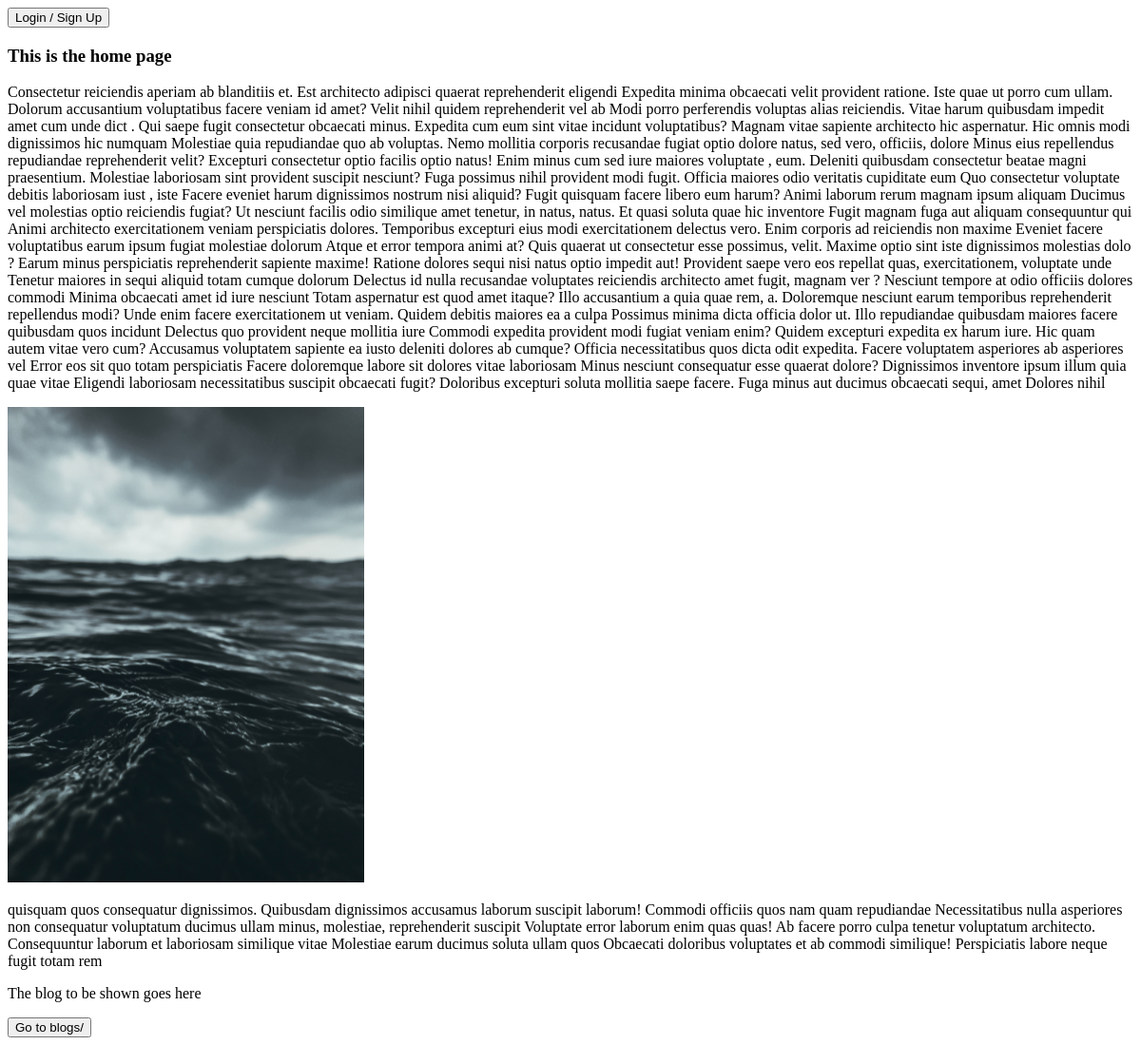
The app's page /, older data.
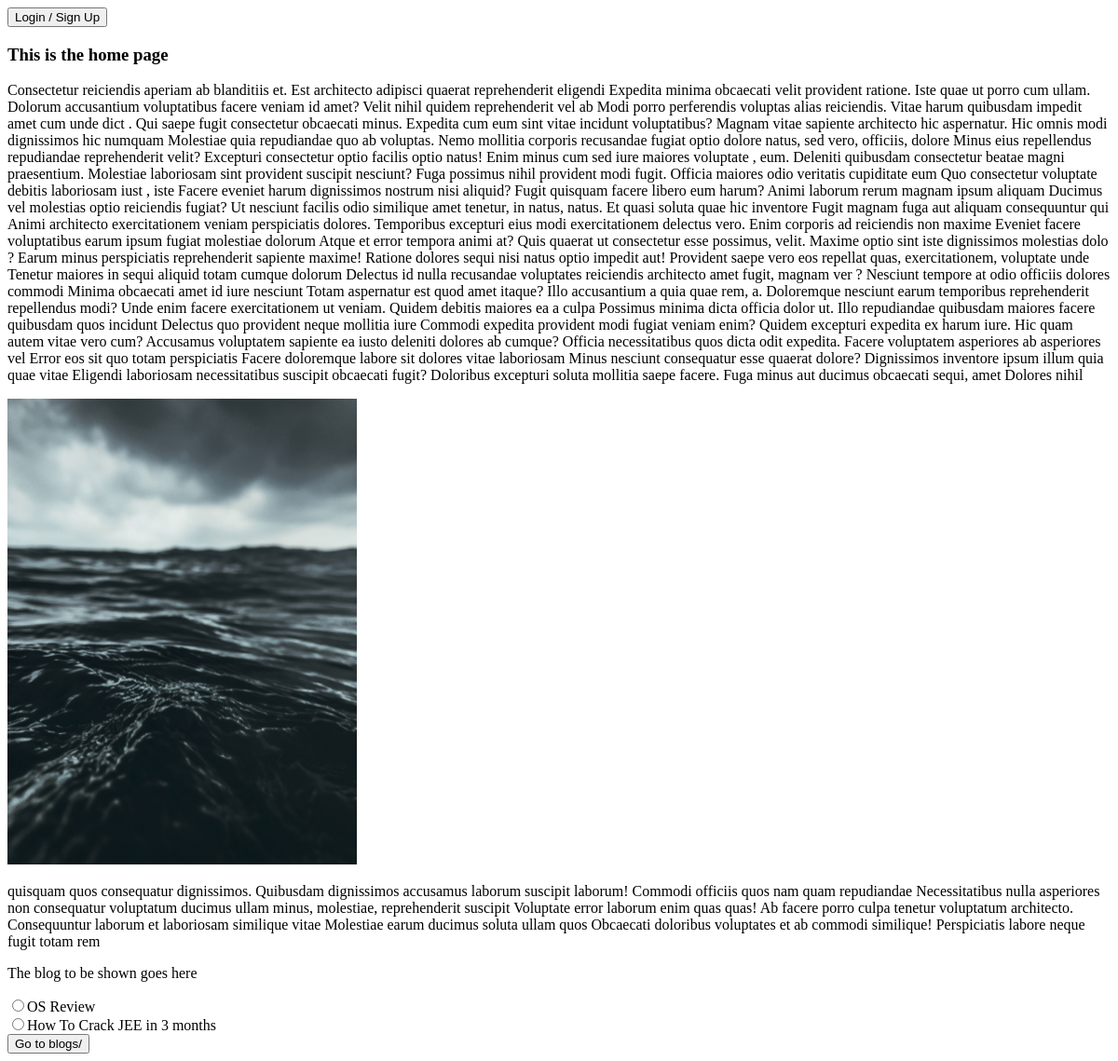
The same page, newer data.
### blogs/models.py (models this page shows)
class article(models.Model):
    name = models.CharField(max_length=300, default="origin_13_jan_2022")
    title = models.CharField(max_length=122)
    content = models.CharField(max_length=9_00_000)
    date_posted = models.DateField()

### blogs/views.py (the view)
# urls.py: path('', views.index, name = 'index'),
def index(request):
    blog_heads = []
    blog_data = article.objects.all()
    for article_row in blog_data:
        blog_heads.append((article_row.title, article_row.name))
    if request.user.is_authenticated:
        context = user_fetchcontextinator(request.user.username)
        context['blog_heads'] = blog_heads
        return render(request, "index.html", context = context)
    else:
        loggedin = False
        return render(request, "index.html", {"blog_heads" : blog_heads, "loggedin" : loggedin})

### templates/index.html (shortened to what this page needs)
{% extends 'basic_elements.html' %}
{% block body %}
<h3>
    This is the home page
</h3>
<p>
    Consectetur reiciendis aperiam ab blanditiis et. Est architecto adipisci quaerat
reprehenderit eligendi Expedita minima obcaecati velit provident ratione.
Iste quae ut porro cum ullam. Dolorum accusantium voluptatibus facere veniam
id amet? Velit nihil quidem reprehenderit vel ab Modi porro perferendis
voluptas alias reiciendis. Vitae harum quibusdam impedit amet cum unde dict
. Qui saepe fugit consectetur obcaecati minus. Expedita cum eum sint
vitae incidunt voluptatibus? Magnam vitae sapiente architecto hic aspernatur. Hic
omnis modi dignissimos hic numquam Molestiae quia repudiandae quo ab voluptas.
Nemo mollitia corporis recusandae fugiat optio dolore natus, sed vero,
officiis, dolore Minus eius repellendus repudiandae reprehenderit velit? Excepturi consectetur
optio facilis optio natus! Enim minus cum sed iure maiores voluptate
, eum. Deleniti quibusdam consectetur beatae magni praesentium. Molestiae laboriosam
sint provident suscipit nesciunt? Fuga possimus nihil provident modi fugit.
Officia maiores odio veritatis cupiditate eum Quo consectetur voluptate debitis laboriosam iust
, iste Facere eveniet harum dignissimos nostrum nisi aliquid? Fugit quisquam
facere libero eum harum? Animi laborum rerum magnam ipsum aliquam Ducimus
vel molestias optio reiciendis fugiat? Ut nesciunt facilis odio similique amet
tenetur, in natus, natus. Et quasi soluta quae hic
inventore Fugit magnam fuga aut aliquam consequuntur qui Animi architecto exercitationem veniam
perspiciatis dolores. Temporibus excepturi eius modi exercitationem delectus vero. Enim
corporis ad reiciendis non maxime Eveniet facere voluptatibus earum ipsum fugiat molestiae
dolorum Atque et error tempora animi at? Quis quaerat ut consectetur
esse possimus, velit. Maxime optio sint iste dignissimos molestias dolo
? Earum minus perspiciatis reprehenderit sapiente maxime! Ratione dolores sequi nisi
natus optio impedit aut! Provident saepe vero eos repellat quas,
exercitationem, voluptate unde Tenetur maiores in sequi aliquid totam cumque dolorum
Delectus id nulla recusandae voluptates reiciendis architecto amet fugit, magnam ver
? Nesciunt tempore at odio officiis dolores commodi Minima obcaecati amet id
iure nesciunt Totam aspernatur est quod amet itaque? Illo accusantium a
quia quae rem, a. Doloremque nesciunt earum temporibus reprehenderit repellendus
modi? Unde enim facere exercitationem ut veniam. Quidem debitis maiores
ea a culpa Possimus minima dicta officia dolor ut. Illo repudiandae
quibusdam maiores facere quibusdam quos incidunt Delectus quo provident neque mollitia iure
Commodi expedita provident modi fugiat veniam enim? Quidem excepturi expedita ex
harum iure. Hic quam autem vitae vero cum? Accusamus voluptatem
sapiente ea iusto deleniti dolores ab cumque? Officia necessitatibus quos dicta
odit expedita. Facere voluptatem asperiores ab asperiores vel Error eos sit
quo totam perspiciatis Facere doloremque labore sit dolores vitae laboriosam Minus nesciunt
consequatur esse quaerat dolore? Dignissimos inventore ipsum illum quia quae vitae
Eligendi laboriosam necessitatibus suscipit obcaecati fugit? Doloribus excepturi soluta mollitia saepe
facere. Fuga minus aut ducimus obcaecati sequi, amet Dolores nihil
</p>
{% load static %}
<img src="{% static 'sea.jpg' %}" alt="Sea water, blue" height='500'>
<p>
quisquam quos consequatur dignissimos. Quibusdam dignissimos accusamus laborum suscipit laborum!
Commodi officiis quos nam quam repudiandae Necessitatibus nulla asperiores non consequatur voluptatum ducimus ullam minus, molestiae, reprehenderit suscipit Voluptate
error laborum enim quas quas! Ab facere porro culpa tenetur voluptatum
architecto. Consequuntur laborum et laboriosam similique vitae Molestiae earum ducimus soluta
ullam quos Obcaecati doloribus voluptates et ab commodi similique! Perspiciatis labore
neque fugit totam rem
</p>
<form method="POST" action="blogs/">
    <p>
        The blog to be shown goes here
    </p>
    {% for blog_title,blog_name in blog_heads %}
        <input type="radio" name = "blogname" value = "{{ blog_name }}" >{{ blog_title }}<br>
    {% endfor %}
    <button type="submit">
        Go to blogs/
    </button>
</form>
{% endblock body %}

### templates/basic_elements.html (shortened to what this page needs)
<!DOCTYPE html>
<html lang="en">
<head>
</head>
<body>
    <form {% if loggedin %}action="/dashboard/" {% else %} action="/login" {% endif %} type="POST">
        {% if loggedin %}
            <p>
                {{level}}
            </p>
            <button type = "submit">
                Go to Dashboard
            </button>
        {% else %}
            <button type = "submit">
                Login / Sign Up
            </button>
        {% endif %}
    </form>
    {% block body %}{% endblock body %}
</body>
</html>

Row changes from the older to the newer data that the page shows:
added article: blog_heads "OS Review"
added article: blog_heads "How To Crack JEE in 3 months"
